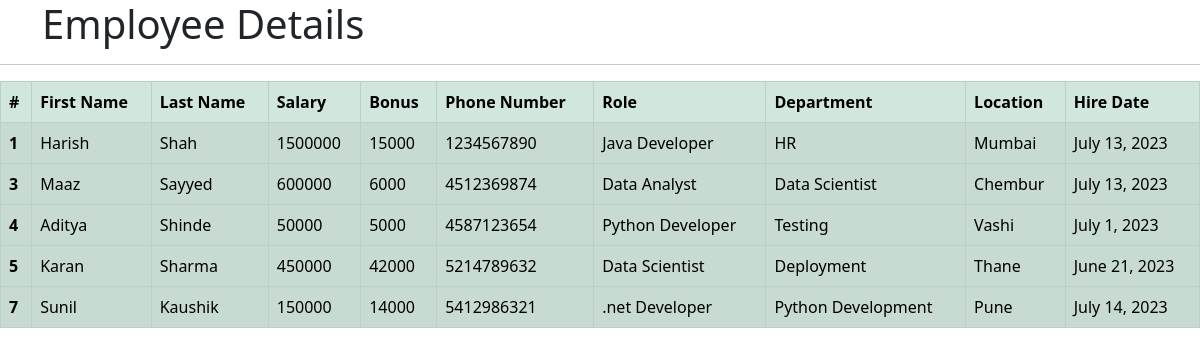
The page /view_emp on the database its author committed.
### emp_app/models.py (models this page shows, shortened)
class Employee(models.Model):
    first_name = models.CharField(max_length=100,null=False)
    last_name = models.CharField(max_length=100,null=False)
    dept=models.ForeignKey(Department,on_delete=models.CASCADE)
    salary=models.IntegerField(default=0)
    bonus=models.IntegerField(default=0)
    role=models.ForeignKey(Role,on_delete=models.CASCADE)
    phone=models.IntegerField(default=0)
    hire_date=models.DateField()
    def __str__(self):
        return '%s %s %s' %(self.first_name,self.last_name,self.phone)

class Role(models.Model):
    name = models.CharField(max_length=100,null=False)

class Department(models.Model):
    name = models.CharField(max_length=100,null=False)
    location = models.CharField(max_length=100)

### emp_app/views.py (the view)
# urls.py: path('view_emp', v.view_emp, name='view_emp'),
def view_emp(request):
    emps=Employee.objects.all()
    context={
        'emps':emps
    }
    print(context)
    return render(request,'view_emp.html',context)

### emp_app/templates/view_emp.html (shortened to what this page needs)
<!doctype html>
<html lang="en">
<head>
    <link href="https://cdn.jsdelivr.net/npm/bootstrap@5.0.2/dist/css/bootstrap.min.css" rel="stylesheet">
</head>
<div class="container">
    <h1>Employee Details</h1>
</div>
 <hr>
 <table class="table table-success table-striped table-hover table-bordered">
    <thead>
      <tr>
        <th scope="col">#</th>
        <th scope="col">First Name</th>
        <th scope="col">Last Name</th>
        <th scope="col">Salary</th>
        <th scope="col">Bonus</th>
        <th scope="col">Phone Number</th>
        <th scope="col">Role</th>
        <th scope="col">Department</th>
        <th scope="col">Location</th>
        <th scope="col">Hire Date</th>
      </tr>
    </thead>
    {% for emp in emps %}
    <tbody>
      <tr>
        <th scope="row">{{emp.id}}</th>
        <td>{{emp.first_name}}</td>
        <td>{{emp.last_name}}</td>
        <td>{{emp.salary}}</td>
        <td>{{emp.bonus}}</td>
        <td>{{emp.phone}}</td>
        <td>{{emp.role.name}}</td>
        <td>{{emp.dept.name}}</td>
        <td>{{emp.dept.location}}</td>
        <td>{{emp.hire_date}}</td>
      </tr>
    </tbody>
    {% endfor %}
  </table>

### rows shown on the page
Employee: id "1", first_name "Harish", last_name "Shah", salary "1500000", bonus "15000", phone "1234567890", role.name "Java Developer", dept.name "HR", dept.location "Mumbai", hire_date "July 13, 2023"
Employee: id "3", first_name "Maaz", last_name "Sayyed", salary "600000", bonus "6000", phone "4512369874", role.name "Data Analyst", dept.name "Data Scientist", dept.location "Chembur", hire_date "July 13, 2023"
Employee: id "4", first_name "Aditya", last_name "Shinde", salary "50000", bonus "5000", phone "4587123654", role.name "Python Developer", dept.name "Testing", dept.location "Vashi", hire_date "July 1, 2023"
Employee: id "5", first_name "Karan", last_name "Sharma", salary "450000", bonus "42000", phone "5214789632", role.name "Data Scientist", dept.name "Deployment", dept.location "Thane", hire_date "June 21, 2023"
Employee: id "7", first_name "Sunil", last_name "Kaushik", salary "150000", bonus "14000", phone "5412986321", role.name ".net Developer", dept.name "Python Development", dept.location "Pune", hire_date "July 14, 2023"
